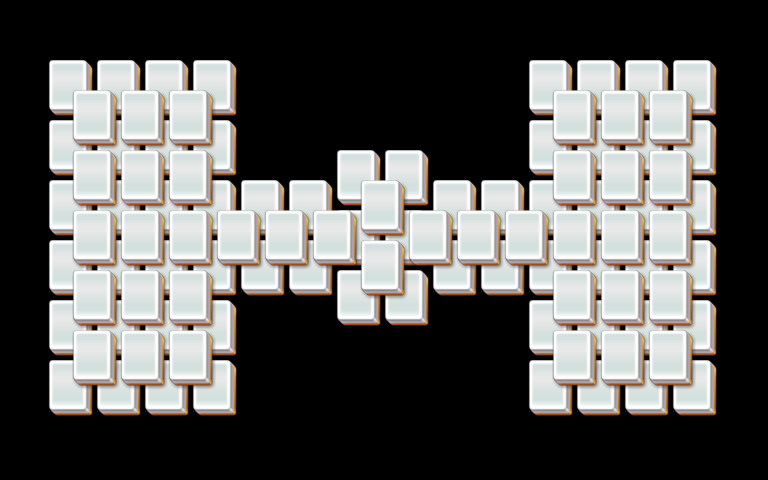

This is a level from a 2D game, rendered from its Tiled map with the project's own tilesets. A one-line summary and the map file follow, with tile-layer data summarised:
An orthogonal 32x16 tile map with 24x30 px tiles, 5 tile layers (layer1, layer2, layer3, layer4, ...).

<map version="1.0" orientation="orthogonal" width="32" height="16" tilewidth="24" tileheight="30">
 <properties>
  <property name="species" value="15" />
 </properties>
 <tileset firstgid="1" name="mahjong" tilewidth="48" tileheight="60">
  <image source="mahjong.png" />
 </tileset>
 <layer name="layer1" width="32" height="16">
  <data>[512 cells, 62 non-empty, 1 distinct tile ids]</data>
 </layer>
 <layer name="layer2" width="32" height="16">
  <data>[512 cells, 62 non-empty, 1 distinct tile ids]</data>
 </layer>
 <layer name="layer3" width="32" height="16">
  <data>[512 cells, 38 non-empty, 1 distinct tile ids]</data>
 </layer>
 <layer name="layer4" width="32" height="16">
  <data>[512 cells, 0 non-empty, 0 distinct tile ids]</data>
 </layer>
 <layer name="layer5" width="32" height="16">
  <data>[512 cells, 0 non-empty, 0 distinct tile ids]</data>
 </layer>
</map>
